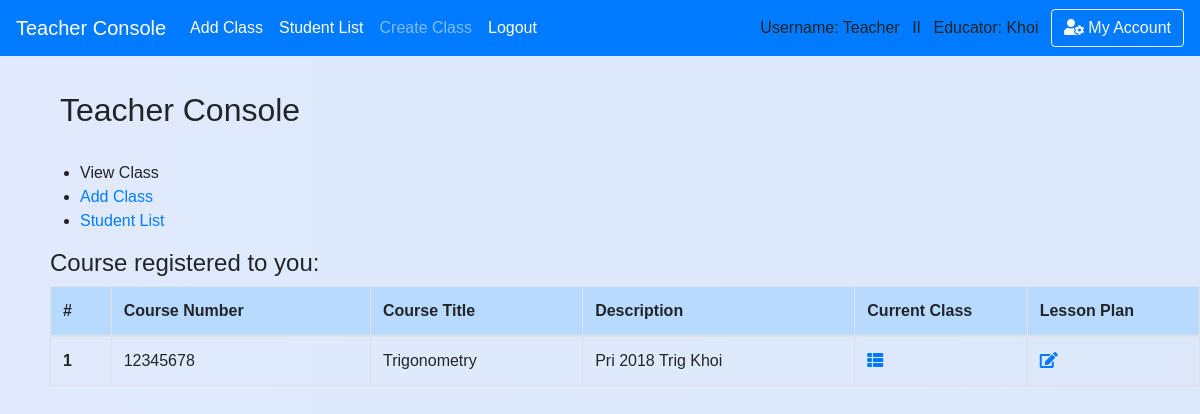
/teacher (signed in), run on an earlier commit of the app's database.
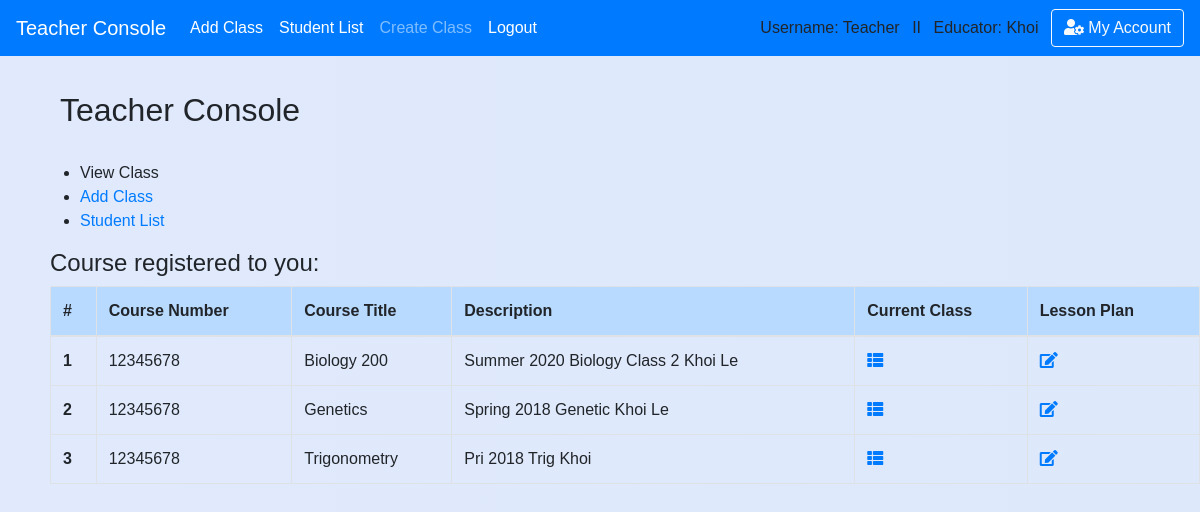
And on a later commit of the database.
### school_app/models.py (models this page shows, shortened)
class Subject(models.Model): #Reverse Look up Subject.objects.filter(teacher_subject_name = 'subject.name')
    course_number = models.CharField(max_length=20,default='12345678')
    abbreviated_title = models.CharField(max_length=150,default='')
    course_title = models.CharField(max_length=250,default='') #,unique=True)
    maximum_credit = models.CharField(max_length=10,default='')
    semester = models.CharField(max_length=50,default='')
    year = models.CharField(max_length=4,default='')
    teacher_name = models.CharField(max_length=50,default='')
    description = models.CharField(max_length=450,default='')
    teacher = models.ForeignKey('Teacher',blank=True, null=True, on_delete = models.SET_NULL, related_name='course_by_teacher')
    department = models.ForeignKey('Department',blank=True, null=True, on_delete = models.SET_NULL, related_name='belong_in_department')
    weekly_agenda = models.CharField(max_length=450,default='Agenda Goes Here')
    last_modifield = models.DateTimeField(auto_now_add=True, blank=True)
    monday_date = models.DateField(blank=True, null=True)
    tuesday_date = models.DateField(blank=True, null=True)
    wednesday_date = models.DateField(blank=True, null=True)
    thursday_date = models.DateField(blank=True, null=True)
    friday_date= models.DateField(blank=True, null=True)
    monday_plan = models.CharField(max_length=400,default='a')
    tuesday_plan= models.CharField(max_length=400,default='s')
    wednesday_plan= models.CharField(max_length=400,default='d')
    thursday_plan= models.CharField(max_length=400,default='f')
    friday_plan= models.CharField(max_length=400,default='g')
    weekend_plan = models.CharField(max_length=300,default='h')

### school_app/views_logged.py (the view)
# urls.py: path('teacher',views_logged.teacher, name='teacher'),
def teacher(request):
    if is_login(request) == False: # Check for login/ add message 'please login'
        return redirect('/login')
    if is_teacher(request) == False:
        return redirect('/')
    return render(request,'teacher/teacher_homepage.html')

### school_app/views_functions.py (called while the page is built)
def is_login(request):
    if not request.user.is_authenticated:
        messages.warning(request, "Please Login or Create an Account.")
        return False
    return True

def is_teacher(request):
    if request.user.profile.is_teacher == False:
        messages.warning(request, "You don't have Instructor's Privilege!")
        return False
    return True

### school_app/templates/teacher/teacher_homepage.html (shortened to what this page needs)
{% extends 'base.html' %}
{% block content %}
<div class='content'>
        <h2 style='padding-left: 10px'>Teacher Console</h2>
        <br>
        <ul>
            <li>View Class</li>
            <li><a href='/teacher/add_class'>Add Class</a></li>
            <li><a href='/teacher/student_list'>Student List</a></li>
        </ul>
        {% if request.user.teacher.course_by_teacher.all.count > 0 %}
          <h4>Course registered to you:</h4>
          <table class="table table-hover table-bordered pad-right-table">
            <thead class='table-primary'>
            <tr>
              <th scope="col">#</th>
              <th scope="col">Course Number</th>
              <th scope="col">Course Title</th>
              <th scope="col">Description</th>
              <th scope="col">Current Class</th>
              <th scope="col">Lesson Plan</th>
            </tr>
            </thead>
            <tbody>
        {% for course in request.user.teacher.course_by_teacher.all|dictsort:"course_title" %}
            <tr>
              <th scope="row">{{ forloop.counter }}</th>
              <td>{{ course.course_number }}</td>
              <td>{{ course.course_title }}</td>
              <td>{{ course.description }}</td>
              <th style="width: 15%">
                <a href='{% url "edit_course" course_id=course.id %}'><i class="fas fa-th-list"></i></a></a>
              </th>
              <th style="width: 15%">
                <a href='{% url "edit_course" course_id=course.id %}'><i class="fas fa-edit"></i></a>
              </th>
            </tr>
        {% endfor %}
            </tbody>
          </table>
        {% endif %}
</div>
{% endblock %}

### school_app/templates/base.html (shortened to what this page needs)
<!doctype html>
<html>
    <head>
{% load static %}
        <link rel="stylesheet" type="text/css" href="{% static 'school_app/style.css' %}" />
        <link rel="stylesheet" href="https://stackpath.bootstrapcdn.com/bootstrap/4.1.0/css/bootstrap.min.css">
        <link rel="stylesheet" href="https://use.fontawesome.com/releases/v5.0.13/css/all.css">
    </head>
{% if request.user.profile.is_teacher %}
  <body class='body-teacher'>
{% else %}
  <body>
{% endif %}<header>
<nav class="navbar navbar-expand-lg navbar-dark bg-primary">
    <a class="navbar-brand" href="/teacher">Teacher Console</a>
    <div class="navbar-collapse collapse show" id="navbarColor02" style="">
      <ul class="navbar-nav mr-auto">
        <li class="nav-item active">
          <a class="nav-link" href="/teacher/add_class">Add Class<span class="sr-only">(current)</span></a>
        </li>
        <li class="nav-item active">
          <a class="nav-link" href="/teacher/student_list">Student List<span class="sr-only">(current)</span></a>
        </li>
        <li class="nav-item">
          <a class="nav-link" href="/teacher/add_class">Create Class</a>
        </li>
        <li class="nav-item active">
          <a class="nav-link" href="{% url 'logout' %}">Logout</a>
        </li>
      </ul>
      {% if request.user.username %}
          Username: {{ request.user.username }} &ensp;II&ensp;
      {% endif %}
        {% if request.user.profile.is_teacher %}
          Educator: {{request.user.first_name}} &ensp;
        {% endif %}
        <button class="btn btn-outline-light my-2 my-sm-0" type="submit"> <i class="fas fa-user-cog"></i> My Account</button>
    </div>
  </nav>
    </header>
    {% block content %}
    {% endblock %}
</body>
</html>

### school_app/static/school_app/style.css (style rules this page uses)
.body-teacher { font-family:sans-serif; background: linear-gradient(to right, #e0eafc, #cfdef3); background-size: 600% 100%; }
.content { padding-top: 35px; padding-left:50px; }

### school_app/templates/base.html (style rules this page uses)
body { padding-top:0px }
button { background-color: rgb(139, 253, 183) }
form,h1,ul { padding-left: 30px; }

What changed in the data, as far as the page shows it:
added Subject: course_number "12345678", course_title "Biology 200", description "Summer 2020 Biology Class 2 Khoi Le"
added Subject: course_number "12345678", course_title "Genetics", description "Spring 2018 Genetic Khoi Le"
